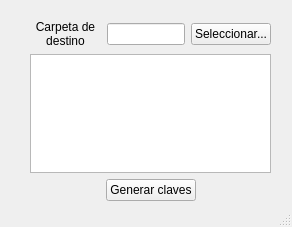
<?xml version="1.0" encoding="UTF-8"?>
<ui version="4.0">
 <class>MainWindow</class>
 <widget class="QMainWindow" name="MainWindow">
  <property name="geometry">
   <rect>
    <x>0</x>
    <y>0</y>
    <width>292</width>
    <height>227</height>
   </rect>
  </property>
  <property name="windowTitle">
   <string>Generador de claves RSA - VotoAVoto</string>
  </property>
  <widget class="QWidget" name="centralwidget">
   <widget class="QWidget" name="verticalLayoutWidget">
    <property name="geometry">
     <rect>
      <x>30</x>
      <y>20</y>
      <width>241</width>
      <height>181</height>
     </rect>
    </property>
    <layout class="QVBoxLayout" name="verticalLayout">
     <item>
      <layout class="QHBoxLayout" name="horizontalLayout_2">
       <item>
        <widget class="QLabel" name="label">
         <property name="font">
          <font>
           <strikeout>false</strikeout>
          </font>
         </property>
         <property name="text">
          <string>Carpeta de destino</string>
         </property>
         <property name="scaledContents">
          <bool>false</bool>
         </property>
         <property name="alignment">
          <set>Qt::AlignCenter</set>
         </property>
         <property name="wordWrap">
          <bool>true</bool>
         </property>
        </widget>
       </item>
       <item>
        <widget class="QLineEdit" name="lineEditDST"/>
       </item>
       <item>
        <widget class="QPushButton" name="pushButtonDST">
         <property name="text">
          <string>Seleccionar...</string>
         </property>
        </widget>
       </item>
      </layout>
     </item>
     <item>
      <widget class="QTextEdit" name="textEdit"/>
     </item>
     <item>
      <layout class="QHBoxLayout" name="horizontalLayout">
       <item>
        <spacer name="horizontalSpacer">
         <property name="orientation">
          <enum>Qt::Horizontal</enum>
         </property>
         <property name="sizeHint" stdset="0">
          <size>
           <width>40</width>
           <height>20</height>
          </size>
         </property>
        </spacer>
       </item>
       <item>
        <widget class="QPushButton" name="pushButton">
         <property name="text">
          <string>Generar claves</string>
         </property>
        </widget>
       </item>
       <item>
        <spacer name="horizontalSpacer_2">
         <property name="orientation">
          <enum>Qt::Horizontal</enum>
         </property>
         <property name="sizeHint" stdset="0">
          <size>
           <width>40</width>
           <height>20</height>
          </size>
         </property>
        </spacer>
       </item>
      </layout>
     </item>
    </layout>
   </widget>
  </widget>
  <widget class="QStatusBar" name="statusbar"/>
 </widget>
 <resources/>
 <connections/>
</ui>
